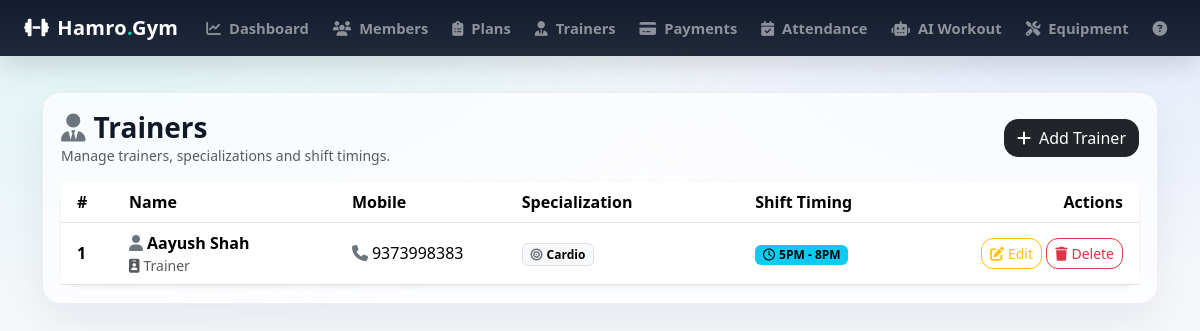
Page /admin_trainers/ (signed in) on the earlier database version.
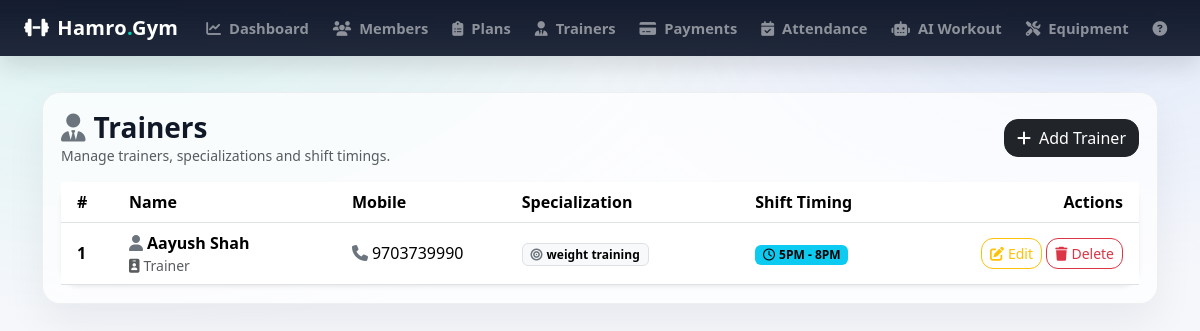
Same page on the later database version.
### gymapp/models.py (models this page shows, shortened)
class Trainer(models.Model):
    name = models.CharField(max_length=100)
    mobile = models.CharField(max_length=15)
    specialization = models.CharField(max_length=100)
    shift_timing = models.CharField(max_length=50)

### gymapp/views.py (the view)
    def wrapper(request, *args, **kwargs):
        if not request.user.is_authenticated or getattr(request.user, 'role', None) != 'ADMIN':
            messages.error(request, 'You must be logged in as an admin to access this page.')
            return redirect('admin_login')  # Redirect to the admin login page
        return view_func(request, *args, **kwargs)

### gymapp/views.py (called while the page is built)
def admin_required(view_func):
    def wrapper(request, *args, **kwargs):
        if not request.user.is_authenticated or getattr(request.user, 'role', None) != 'ADMIN':
            messages.error(request, 'You must be logged in as an admin to access this page.')
            return redirect('admin_login')  # Redirect to the admin login page
        return view_func(request, *args, **kwargs)
    return wrapper

@admin_required
def admin_trainers_list(request):
    trainers = Trainer.objects.all().order_by('name')  # Fetch all trainers from the database and order them by name
    return render(request, 'admin_trainers_list.html', {'trainers': trainers})

### gymapp/templates/admin_trainers_list.html (shortened to what the changed rows need)
{% extends 'base.html' %}
{% block content %}
<div class="card border-0 shadow-sm" style="border-radius:18px;">
    <div class="card-body p-0">
        <div class="table-responsive">
            <table class="table table-hover align-middle mb-0">
                <thead style="background: rgba(15,23,42,.98); color:#fff;">
                <tr>
                    <th class="ps-3" style="width:60px;">#</th>
                    <th style="min-width:210px;">Name</th>
                    <th style="min-width:160px;">Mobile</th>
                    <th style="min-width:220px;">Specialization</th>
                    <th style="min-width:190px;">Shift Timing</th>
                    <th class="text-end pe-3" style="width:190px;">Actions</th>
                </tr>
                </thead>
                <tbody>
                {% for t in trainers %}
                    <tr>
                        <td class="ps-3 fw-semibold">{{ forloop.counter }}</td>
                        <td>
                            <div class="fw-semibold">
                                <i class="fa-solid fa-user me-1 text-secondary"></i>{{ t.name }}
                            </div>
                            <div class="small text-muted">
                                <i class="fa-solid fa-id-badge me-1"></i>Trainer
                            </div>
                        </td>
                        <td class="text-nowrap">
                            {% if t.mobile %}
                                <i class="fa-solid fa-phone me-1 text-secondary"></i>{{ t.mobile }}
                            {% else %}
                                <span class="text-muted">-</span>
                            {% endif %}
                        </td>
                        <td>
                            {% if t.specialization %}
                                <span class="badge text-bg-light border">
                                    <i class="fa-solid fa-bullseye me-1 text-secondary"></i>{{ t.specialization }}
                                </span>
                            {% else %}
                                <span class="text-muted">-</span>
                            {% endif %}
                        </td>
                        <td class="text-nowrap">
                            {% if t.shift_timing %}
                                <span class="badge text-bg-info">
                                    <i class="fa-regular fa-clock me-1"></i>{{ t.shift_timing }}
                                </span>
                            {% else %}
                                <span class="text-muted">-</span>
                            {% endif %}
                        </td>
                        <td class="text-end pe-3">
                            <a href="{% url 'admin_trainer_edit' t.id %}"
                               class="btn btn-sm btn-outline-warning"
                               style="border-radius:12px;">
                                <i class="fa-solid fa-pen-to-square me-1"></i>Edit
                            </a>
                            <form method="post" action="{% url 'admin_trainer_delete' t.id %}"
                                  class="d-inline-block">
                                <button class="btn btn-sm btn-outline-danger"
                                        style="border-radius:12px;"
                                        onclick="return confirm('Delete this trainer?');">
                                    <i class="fa-solid fa-trash me-1"></i>Delete
                                </button>
                            </form>
                        </td>
                    </tr>
                {% endfor %}
                </tbody>
            </table>
        </div>
    </div>
</div>
{% endblock %}

Differences in the rows shown:
changed Trainer "Aayush Shah": mobile "9373998383" → "9703739990"; specialization "Cardio" → "weight training"
